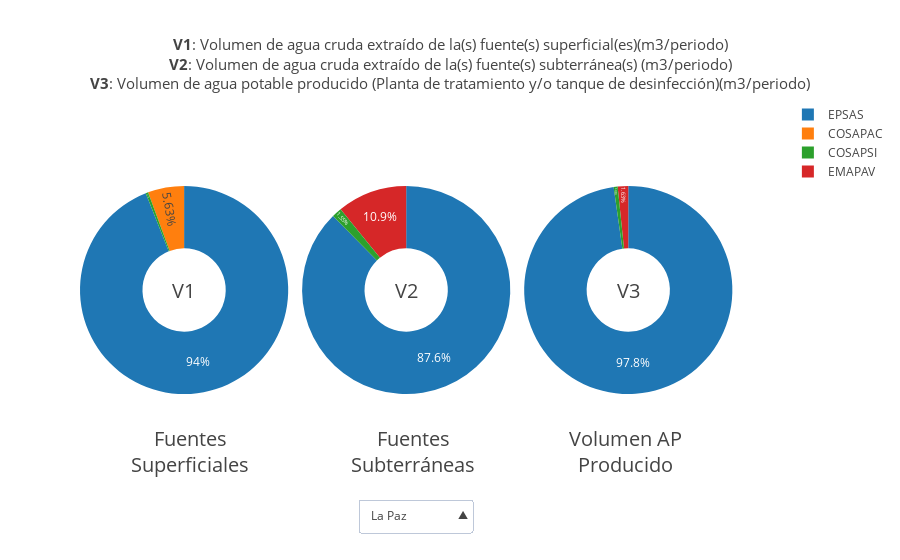

The notebook cell this image was saved under:
### Code cell
crdf = complete_reports_df

category = 'A'
state = 'SC'

variables = ['v1', 'v2', 'v3']
states = ['LP', 'SC', 'CO', 'PO', 'BE', 'TA', 'CH', 'PA', 'OR']

state_name_map = {
    'LP': 'La Paz',
    'SC': 'Santa Cruz',
    'CO': 'Cochabamba',
    'PO': 'Potosí',
    'BE': 'Beni',
    'TA': 'Tarija',
    'CH': 'Chuquisaca',
    'PA': 'Pando',
    'OR': 'Oruro', 
}

def get_domain(var):
    if var == 'v1':
        return {"x": [0, .30]}
    if var == 'v2':
        return {"x": [.32, .62]}
    else:
        return {"x": [.64, .94]}
        
def get_visible_list(state):
    state_map = {'LP': 0, 'SC': 1, 'CO': 2, 
                 'PO': 3, 'BE': 4, 'TA': 5,
                 'CH': 5, 'PA': 7, 'OR': 8}
    
    offset = state_map[state]
    
    base_array = [0 for i in range(9)]
    base_array[offset] = 1
    
    big_true = [True for i in range(3)]
    big_false = [False for i in range(3)]
    
    nested_array = [big_true if x == 1 else big_false for x in base_array]
    
    return [x for l in nested_array for x in l]

data = []

for state in states:
    filtered_df = crdf[(crdf.state == state) & (crdf.year == 2017)]
    visible = True if state == 'LP' else False
    for var in variables:
        data.append(dict(
            values=list(filtered_df[var]),
            labels=list(filtered_df.code),
            type='pie',
            hole=.4,
            textposition='inside',
            name=var,
            domain=get_domain(var),
            hoverinfo='label+value+percent+name',
            visible=visible,
        ))


var1 = variables_df[variables_df.var_id == 1]
var2 = variables_df[variables_df.var_id == 2]
var3 = variables_df[variables_df.var_id == 3]

v1name = var1.name.iloc[0]
v2name = var2.name.iloc[0]
v3name = var3.name.iloc[0]

v1unit = var1.unit.iloc[0]
v2unit = var2.unit.iloc[0]
v3unit = var3.unit.iloc[0]

updatemenus = [dict(
    active=0,
    xanchor='left',
    yanchor='top',
    direction='up',
    x= .4,
    y= -0.05,
    buttons = [dict(
        label=f'{state_name_map[state]}',
        method='update', # modify both data and layout
        args = [
            {'visible': get_visible_list(state)}, # data modification
            # layout modification
            dict(
#                 title= make_title(ind),
#                 xaxis= make_x_axis(cat),
#                 yaxis= make_y_axis(ind),
#                 shapes= make_shapes(ind),
            ),
        ],
    ) for state in states]
)]


layout = dict(
    updatemenus = updatemenus,
    title = f'<b>V1</b>: {v1name}({v1unit})<br><b>V2</b>: {v2name}({v2unit})<br><b>V3</b>: {v3name}({v3unit})',
    titlefont = dict(size=15),
    annotations = [dict(
        font=dict(size=20),
        showarrow=False,
        text='V1',
        x=0.13,
        y=0.5,
    ), dict(
        font=dict(size=20),
        showarrow=False,
        text='V2',
        x=0.47,
        y=0.5,
    ), dict(
        font=dict(size=20),
        showarrow=False,
        text='V3',
        x=0.81,
        y=0.5,
    ), dict(
        font=dict(size=20),
        showarrow=False,
        text='Fuentes<br>Superficiales',
        x=0.07,
        y=0,
    ), dict(
        font=dict(size=20),
        showarrow=False,
        text='Fuentes<br>Subterráneas',
        x=0.48,
        y=0,
    ), dict(
        font=dict(size=20),
        showarrow=False,
        text='Volumen AP<br>Producido',
        x=0.87,
        y=0,
    )]
)

fig = go.Figure(data=data, layout=layout)
iplot(fig)

### Figure 1 — Plotly figure (JSON) as saved in the notebook; plotly's stock layout.template omitted (floating-point values rounded to 4 significant figures)
{"data": [{"domain": {"x": [0, 0.3]}, "hole": 0.4, "hoverinfo": "label+value+percent+name", "labels": ["COSAPAC", "COSAPSI", "EMAPAV", "EPSAS"], "name": "v1", "textposition": "inside", "type": "pie", "uid": "68c89318-d08c-11e8-aeb8-f0761c9f65e1", "values": [4367936, 292372, null, 72946163], "visible": true}, {"domain": {"x": [0.32, 0.62]}, "hole": 0.4, "hoverinfo": "label+value+percent+name", "labels": ["COSAPAC", "COSAPSI", "EMAPAV", "EPSAS"], "name": "v2", "textposition": "inside", "type": "pie", "uid": "68c89319-d08c-11e8-aa35-f0761c9f65e1", "values": [null, 176249, 1233970, 9959827], "visible": true}, {"domain": {"x": [0.64, 0.94]}, "hole": 0.4, "hoverinfo": "label+value+percent+name", "labels": ["COSAPAC", "COSAPSI", "EMAPAV", "EPSAS"], "name": "v3", "textposition": "inside", "type": "pie", "uid": "68c8931a-d08c-11e8-b44f-f0761c9f65e1", "values": [null, 468621, 1233970, 74107562], "visible": true}, {"domain": {"x": [0, 0.3]}, "hole": 0.4, "hoverinfo": "label+value+percent+name", "labels": ["6 DE OCTUBRE", "AGUAYSES", "CAPCHI", "COMAYO", "COOPAGUAB", "COOPAGUAS", "COOPAPPI", "COOPLAN", "COOPLIM", "COOSIV", "COOSPELCAR", "COSAJO", "COSAJU", "COSAP", "COSCHAL", "COSEPCO", "COSEPFA", "COSEPUR", "COSEPW", "COSFAL", "COSIMBO", "COSMIN", "COSMOL", "COSMON", "COSPAIL", "COSPAS", "COSPHUL", "COSPOL", "COSPUGEBUL", "COSSAJA", "FLORIDA", "JOROCHITO", "LA GUARDIA", "LA PORTEÑA", "SAGUAPAC", "SAJUBA", "SEAPAS"], "name": "v1", "textposition": "inside", "type": "pie", "uid": "68c8931b-d08c-11e8-97ff-f0761c9f65e1", "values": [790840, null, null, 342144, null, null, null, null, null, 1340260, null, null, null, null, null, 331407, null, 1105920, null, null, null, null, null, 743900.0, null, 401500.0, null, null, null, 562460, 567648, null, null, null, null, null, null], "visible": false}, {"domain": {"x": [0.32, 0.62]}, "hole": 0.4, "hoverinfo": "label+value+percent+name", "labels": ["6 DE OCTUBRE", "AGUAYSES", "CAPCHI", "COMAYO", "COOPAGUAB", "COOPAGUAS", "COOPAPPI", "COOPLAN", "COOPLIM", "COOSIV", "COOSPELCAR", "COSAJO", "COSAJU", "COSAP", "COSCHAL", "COSEPCO", "COSEPFA", "COSEPUR", "COSEPW", "COSFAL", "COSIMBO", "COSMIN", "COSMOL", "COSMON", "COSPAIL", "COSPAS", "COSPHUL", "COSPOL", "COSPUGEBUL", "COSSAJA", "FLORIDA", "JOROCHITO", "LA GUARDIA", "LA PORTEÑA", "SAGUAPAC", "SAJUBA", "SEAPAS"], "name": "v2", "textposition": "inside", "type": "pie", "uid": "68c8931c-d08c-11e8-b995-f0761c9f65e1", "values": [531163, 160408, 220752, 486720, 387500.0, 8047000.0, 4016000.0, 7014731, 458600.0, 127600.0, 2405000.0, 139207, 761444, 1718000.0, 1056000.0, 124416, 196900.0, null, 1779657, 908544, 775200.0, 1139027, 7088707, null, 4449983, null, 1151000.0, 863778, 1411000.0, null, 90780.0, 196000.0, 680581, 1003000.0, 75323702, 4501000.0, 956721], "visible": false}, {"domain": {"x": [0.64, 0.94]}, "hole": 0.4, "hoverinfo": "label+value+percent+name", "labels": ["6 DE OCTUBRE", "AGUAYSES", "CAPCHI", "COMAYO", "COOPAGUAB", "COOPAGUAS", "COOPAPPI", "COOPLAN", "COOPLIM", "COOSIV", "COOSPELCAR", "COSAJO", "COSAJU", "COSAP", "COSCHAL", "COSEPCO", "COSEPFA", "COSEPUR", "COSEPW", "COSFAL", "COSIMBO", "COSMIN", "COSMOL", "COSMON", "COSPAIL", "COSPAS", "COSPHUL", "COSPOL", "COSPUGEBUL", "COSSAJA", "FLORIDA", "JOROCHITO", "LA GUARDIA", "LA PORTEÑA", "SAGUAPAC", "SAJUBA", "SEAPAS"], "name": "v3", "textposition": "inside", "type": "pie", "uid": "68c8931d-d08c-11e8-a689-f0761c9f65e1", "values": [1322003, 160408, 220752, 786096, 387500.0, 8047000.0, 4016000.0, 7014731, 458600.0, 1266000.0, 2405000.0, 139207, 761444, 1718000.0, 1056000.0, 331407, 196900.0, 1010448, 1779657, 908544, 775200.0, 1139027, 7088707, 601275, 4449983, 387384, 1151000.0, 863778, 1411000.0, 517934, 567648, 196000.0, 680581, 1003000.0, 74444931, 4501000.0, 956721], "visible": false}, {"domain": {"x": [0, 0.3]}, "hole": 0.4, "hoverinfo": "label+value+percent+name", "labels": ["ASOAPAL", "CAPSCH", "COLOMI", "COOAPASH", "EMAPAS", "JASAP", "SEMAPA"], "name": "v1", "textposition": "inside", "type": "pie", "uid": "68c8931e-d08c-11e8-a08a-f0761c9f65e1", "values": [178178, 950000, 292700.0, 385673, 411720, 512460, 14020000.0], "visible": false}, {"domain": {"x": [0.32, 0.62]}, "hole": 0.4, "hoverinfo": "label+value+percent+name", "labels": ["ASOAPAL", "CAPSCH", "COLOMI", "COOAPASH", "EMAPAS", "JASAP", "SEMAPA"], "name": "v2", "textposition": "inside", "type": "pie", "uid": "68c8931f-d08c-11e8-be22-f0761c9f65e1", "values": [null, 1754000.0, null, null, 954200.0, null, 13100000.0], "visible": false}, {"domain": {"x": [0.64, 0.94]}, "hole": 0.4, "hoverinfo": "label+value+percent+name", "labels": ["ASOAPAL", "CAPSCH", "COLOMI", "COOAPASH", "EMAPAS", "JASAP", "SEMAPA"], "name": "v3", "textposition": "inside", "type": "pie", "uid": "68c89320-d08c-11e8-873b-f0761c9f65e1", "values": [null, 2704000.0, null, null, 1337000.0, null, 20940000.0], "visible": false}, {"domain": {"x": [0, 0.3]}, "hole": 0.4, "hoverinfo": "label+value+percent+name", "labels": ["AAPOS", "BUSTILLO", "CAPU", "EMPSAAT", "EMSABAV"], "name": "v1", "textposition": "inside", "type": "pie", "uid": "68c89321-d08c-11e8-a0d3-f0761c9f65e1", "values": [7215070, 2025000.0, 831800.0, 330300.0, 671400.0], "visible": false}, {"domain": {"x": [0.32, 0.62]}, "hole": 0.4, "hoverinfo": "label+value+percent+name", "labels": ["AAPOS", "BUSTILLO", "CAPU", "EMPSAAT", "EMSABAV"], "name": "v2", "textposition": "inside", "type": "pie", "uid": "68c89322-d08c-11e8-8da6-f0761c9f65e1", "values": [null, null, 10135, 655600.0, 772900.0], "visible": false}, {"domain": {"x": [0.64, 0.94]}, "hole": 0.4, "hoverinfo": "label+value+percent+name", "labels": ["AAPOS", "BUSTILLO", "CAPU", "EMPSAAT", "EMSABAV"], "name": "v3", "textposition": "inside", "type": "pie", "uid": "68c89323-d08c-11e8-8158-f0761c9f65e1", "values": [6054358, 1793000.0, 815200.0, 985900.0, 1154000.0], "visible": false}, {"domain": {"x": [0, 0.3]}, "hole": 0.4, "hoverinfo": "label+value+percent+name", "labels": ["CAPAG", "COAPASB", "COATRI", "SAMAPAR", "SEMAPAR"], "name": "v1", "textposition": "inside", "type": "pie", "uid": "68c89324-d08c-11e8-9406-f0761c9f65e1", "values": [2207520, null, null, 797900.0, null], "visible": false}, {"domain": {"x": [0.32, 0.62]}, "hole": 0.4, "hoverinfo": "label+value+percent+name", "labels": ["CAPAG", "COAPASB", "COATRI", "SAMAPAR", "SEMAPAR"], "name": "v2", "textposition": "inside", "type": "pie", "uid": "68c89325-d08c-11e8-8c4b-f0761c9f65e1", "values": [null, null, 2940448, null, 1018540], "visible": false}, {"domain": {"x": [0.64, 0.94]}, "hole": 0.4, "hoverinfo": "label+value+percent+name", "labels": ["CAPAG", "COAPASB", "COATRI", "SAMAPAR", "SEMAPAR"], "name": "v3", "textposition": "inside", "type": "pie", "uid": "68c89326-d08c-11e8-b06d-f0761c9f65e1", "values": [2048810, null, 2466628, 797900.0, 856792], "visible": false}, {"domain": {"x": [0, 0.3]}, "hole": 0.4, "hoverinfo": "label+value+percent+name", "labels": ["COSAALT", "EMAAB", "EMAPYC", "MANCHACO"], "name": "v1", "textposition": "inside", "type": "pie", "uid": "68c89327-d08c-11e8-b7e2-f0761c9f65e1", "values": [9711000.0, 3117624, 707400.0, 2922000.0], "visible": false}, {"domain": {"x": [0.32, 0.62]}, "hole": 0.4, "hoverinfo": "label+value+percent+name", "labels": ["COSAALT", "EMAAB", "EMAPYC", "MANCHACO"], "name": "v2", "textposition": "inside", "type": "pie", "uid": "68c89328-d08c-11e8-99f2-f0761c9f65e1", "values": [6435782, null, 2346000.0, 1871000.0], "visible": false}, {"domain": {"x": [0.64, 0.94]}, "hole": 0.4, "hoverinfo": "label+value+percent+name", "labels": ["COSAALT", "EMAAB", "EMAPYC", "MANCHACO"], "name": "v3", "textposition": "inside", "type": "pie", "uid": "68c89329-d08c-11e8-aa0f-f0761c9f65e1", "values": [15140000.0, 2842650, 3015000.0, 4590000.0], "visible": false}, {"domain": {"x": [0, 0.3]}, "hole": 0.4, "hoverinfo": "label+value+percent+name", "labels": ["COSEPP", "COSERCA", "ELAPAS"], "name": "v1", "textposition": "inside", "type": "pie", "uid": "68c8932a-d08c-11e8-9167-f0761c9f65e1", "values": [116900.0, 431748, 11440000.0], "visible": false}, {"domain": {"x": [0.32, 0.62]}, "hole": 0.4, "hoverinfo": "label+value+percent+name", "labels": ["COSEPP", "COSERCA", "ELAPAS"], "name": "v2", "textposition": "inside", "type": "pie", "uid": "68c8932b-d08c-11e8-a40a-f0761c9f65e1", "values": [13196, 982.8, null], "visible": false}, {"domain": {"x": [0.64, 0.94]}, "hole": 0.4, "hoverinfo": "label+value+percent+name", "labels": ["COSEPP", "COSERCA", "ELAPAS"], "name": "v3", "textposition": "inside", "type": "pie", "uid": "68c8932c-d08c-11e8-859a-f0761c9f65e1", "values": [128700.0, 416700.0, 10850000.0], "visible": false}, {"domain": {"x": [0, 0.3]}, "hole": 0.4, "hoverinfo": "label+value+percent+name", "labels": ["EPSA COBIJA"], "name": "v1", "textposition": "inside", "type": "pie", "uid": "68c8932d-d08c-11e8-bf70-f0761c9f65e1", "values": [3153600], "visible": false}, {"domain": {"x": [0.32, 0.62]}, "hole": 0.4, "hoverinfo": "label+value+percent+name", "labels": ["EPSA COBIJA"], "name": "v2", "textposition": "inside", "type": "pie", "uid": "68c8932e-d08c-11e8-9aa8-f0761c9f65e1", "values": [null], "visible": false}, {"domain": {"x": [0.64, 0.94]}, "hole": 0.4, "hoverinfo": "label+value+percent+name", "labels": ["EPSA COBIJA"], "name": "v3", "textposition": "inside", "type": "pie", "uid": "68c8932f-d08c-11e8-aa9e-f0761c9f65e1", "values": [2838240], "visible": false}, {"domain": {"x": [0, 0.3]}, "hole": 0.4, "hoverinfo": "label+value+percent+name", "labels": ["COAPAS VINTO", "EMAPA", "SELA", "SMAPA"], "name": "v1", "textposition": "inside", "type": "pie", "uid": "68c89330-d08c-11e8-bd5c-f0761c9f65e1", "values": [85480, 243300.0, 472628, 194600.0], "visible": false}, {"domain": {"x": [0.32, 0.62]}, "hole": 0.4, "hoverinfo": "label+value+percent+name", "labels": ["COAPAS VINTO", "EMAPA", "SELA", "SMAPA"], "name": "v2", "textposition": "inside", "type": "pie", "uid": "68c89331-d08c-11e8-97c3-f0761c9f65e1", "values": [37810.0, 151400.0, 11340000.0, 330400.0], "visible": false}, {"domain": {"x": [0.64, 0.94]}, "hole": 0.4, "hoverinfo": "label+value+percent+name", "labels": ["COAPAS VINTO", "EMAPA", "SELA", "SMAPA"], "name": "v3", "textposition": "inside", "type": "pie", "uid": "68c89332-d08c-11e8-90dd-f0761c9f65e1", "values": [123300.0, 394800.0, 11716724, 525000.0], "visible": false}], "layout": {"annotations": [{"font": {"size": 20}, "showarrow": false, "text": "V1", "x": 0.13, "y": 0.5}, {"font": {"size": 20}, "showarrow": false, "text": "V2", "x": 0.47, "y": 0.5}, {"font": {"size": 20}, "showarrow": false, "text": "V3", "x": 0.81, "y": 0.5}, {"font": {"size": 20}, "showarrow": false, "text": "Fuentes<br>Superficiales", "x": 0.07, "y": 0}, {"font": {"size": 20}, "showarrow": false, "text": "Fuentes<br>Subterráneas", "x": 0.48, "y": 0}, {"font": {"size": 20}, "showarrow": false, "text": "Volumen AP<br>Producido", "x": 0.87, "y": 0}], "title": "<b>V1</b>: Volumen de agua cruda extraído de la(s) fuente(s) superficial(es)(m3/periodo)<br><b>V2</b>: Volumen de agua cruda extraído de la(s) fuente(s) subterránea(s) (m3/periodo)<br><b>V3</b>: Volumen de agua potable producido (Planta de tratamiento y/o tanque de desinfección)(m3/periodo)", "titlefont": {"size": 15}, "updatemenus": [{"active": 0, "buttons": [{"args": [{"visible": [true, true, true, false, false, false, false, false, false, false, false, false, false, false, false, false, false, false, false, false, false, false, false, false, false, false, false]}, {}], "label": "La Paz", "method": "update"}, {"args": [{"visible": [false, false, false, true, true, true, false, false, false, false, false, false, false, false, false, false, false, false, false, false, false, false, false, false, false, false, false]}, {}], "label": "Santa Cruz", "method": "update"}, {"args": [{"visible": [false, false, false, false, false, false, true, true, true, false, false, false, false, false, false, false, false, false, false, false, false, false, false, false, false, false, false]}, {}], "label": "Cochabamba", "method": "update"}, {"args": [{"visible": [false, false, false, false, false, false, false, false, false, true, true, true, false, false, false, false, false, false, false, false, false, false, false, false, false, false, false]}, {}], "label": "Potosí", "method": "update"}, {"args": [{"visible": [false, false, false, false, false, false, false, false, false, false, false, false, true, true, true, false, false, false, false, false, false, false, false, false, false, false, false]}, {}], "label": "Beni", "method": "update"}, {"args": [{"visible": [false, false, false, false, false, false, false, false, false, false, false, false, false, false, false, true, true, true, false, false, false, false, false, false, false, false, false]}, {}], "label": "Tarija", "method": "update"}, {"args": [{"visible": [false, false, false, false, false, false, false, false, false, false, false, false, false, false, false, true, true, true, false, false, false, false, false, false, false, false, false]}, {}], "label": "Chuquisaca", "method": "update"}, {"args": [{"visible": [false, false, false, false, false, false, false, false, false, false, false, false, false, false, false, false, false, false, false, false, false, true, true, true, false, false, false]}, {}], "label": "Pando", "method": "update"}, {"args": [{"visible": [false, false, false, false, false, false, false, false, false, false, false, false, false, false, false, false, false, false, false, false, false, false, false, false, true, true, true]}, {}], "label": "Oruro", "method": "update"}], "direction": "up", "x": 0.4, "xanchor": "left", "y": -0.05, "yanchor": "top"}]}}
